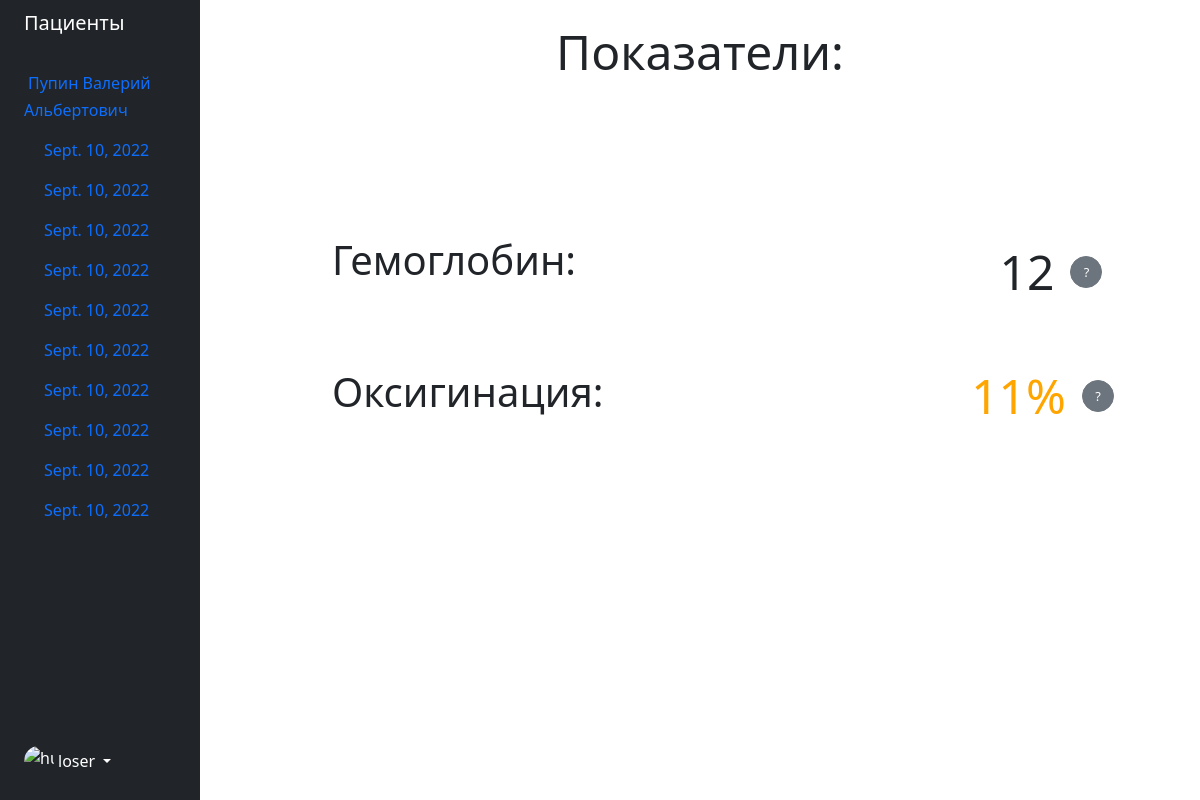
/main/6, run on an earlier commit of the app's database.
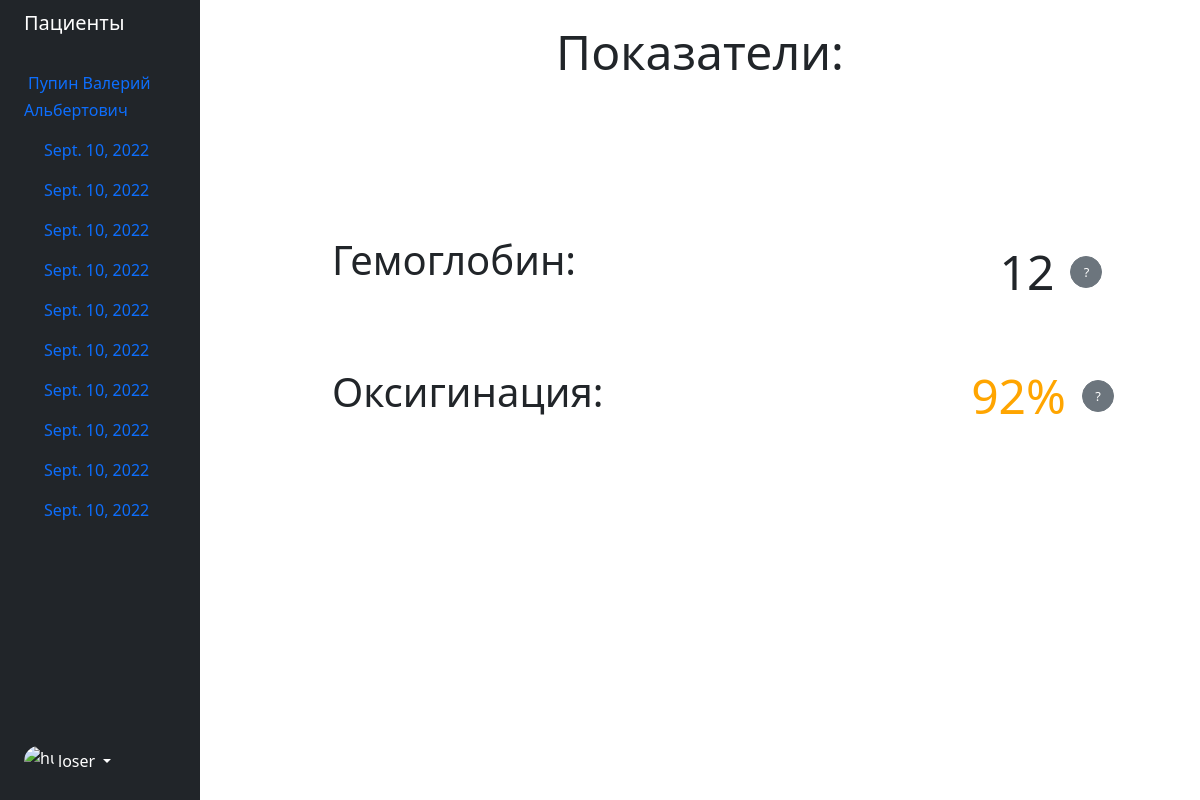
And on a later commit of the database.
### main_part/models.py (models this page shows)
class Measurements(models.Model):
    hemoglobin = models.CharField(max_length=150)
    oxygination = models.CharField(max_length=150)
    datetime = models.DateTimeField(default=django.utils.timezone.now)
    patient = models.ForeignKey(Patient, on_delete=models.CASCADE)

### main_part/views.py (the view)
# urls.py: path('<int:id>', detail_view, name='patient_page')
def detail_view(request, id):
    measurement = Measurements.objects.get(id=id)
    patients = Measurements.objects.all().order_by('hemoglobin')
    return render(request, 'main_part/detail_view.html', context={'measure': measurement, 'patient': patients})

### main_part/templates/main_part/detail_view.html (shortened to what this page needs)
{% extends 'main_part/doctor_template.html' %}
{% block li %}
    {% for it in patient %}
        <li class="w-100 ms-3">
        <a href="{% url 'patient_page' id=it.id %}" class="nav-link px-0"> <span class="d-none d-sm-inline">{{ it.datetime|date }}</span></a>
    </li>
    {% endfor %}
{% endblock %}
{% block body %}
    <div class="container" style="height: 100%">
        <div class="row">
            <span class="text-center" style="font-size: 3rem">Показатели:</span>
        </div>
        <div class="row" style="height: 30%; margin-top:16%">
            <div class="ms-5 align-items-center justify-content-center">
                <div class="d-flex">
                    <h1 class="ms-5">Гемоглобин:</h1>
                    <div class=" d-flex justify-content-end ms-3" style="width: 55%">
                        <span style="font-size: 3rem">{{ measure.hemoglobin }}</span>
                        <button style="border-radius: 50%; width: 2rem; height: 2rem; font-size: 0.8rem; margin-top: 1.2rem" type="button" class="btn btn-secondary ms-3" data-bs-toggle="tooltip"
                                data-bs-placement="bottom" title="?">
                            ?
                        </button>
                    </div>
                </div>
            </div>
            <div class="ms-5 justify-content-center">
                <div class="d-flex">
                    <h1 class="ms-5 mt-4">Оксигинация:</h1>
                    <div class=" d-flex justify-content-end" style="width: 55%">
                        {% if measure.oxygination < 91 %}
                            <span style="color: red; font-size: 3rem">{{ measure.oxygination }}%</span>{% else %}
                            <span class="mt-3"
                                  style="color: orange; font-size: 3rem">{{ measure.oxygination }}%</span>{% endif %}
                    <button style="border-radius: 50%; width: 2rem; height: 2rem; font-size: 0.8rem; margin-top: 2.3rem" type="button" class="btn btn-secondary ms-3" data-bs-toggle="tooltip"
                                data-bs-placement="bottom" title="?">
                            ?
                        </button>
                    </div>
                </div>
            </div>
        </div>
    </div>
{% endblock %}

### main_part/templates/main_part/doctor_template.html (shortened to what this page needs)
<!DOCTYPE html>
<html lang="en">
<head>
    <link href="https://cdn.jsdelivr.net/npm/bootstrap@5.0.2/dist/css/bootstrap.min.css" rel="stylesheet">
</head>
<body>
<div class="container-fluid">
    <div class="row flex-nowrap">
        <div class="col-auto col-md-3 col-xl-2 px-sm-2 px-0 bg-dark">
            <div class="d-flex flex-column align-items-center align-items-sm-start px-3 pt-2 text-white min-vh-100">
                <a href="{% url 'doctor_page' %}" class="d-flex align-items-center pb-3 mb-md-0 me-md-auto text-white text-decoration-none">
                    <span class="fs-5 d-none d-sm-inline">Пациенты</span>
                </a>
                <ul class="nav nav-pills flex-column mb-sm-auto mb-0 align-items-center align-items-sm-start" id="menu">
                    <li>
                        <a href="#submenu1" data-bs-toggle="collapse" class="nav-link px-0 align-middle">
                             <span class="ms-1 d-none d-sm-inline">Пупин Валерий Альбертович</span> </a>
                        <ul class="collapse show nav flex-column ms-1" id="submenu1" data-bs-parent="#menu">
                            {% block li %}
                            {% endblock %}
                        </ul>
                    </li>
                </ul>
                <div class="dropdown pb-4">
                    <a href="#" class="d-flex align-items-center text-white text-decoration-none dropdown-toggle" id="dropdownUser1" data-bs-toggle="dropdown" aria-expanded="false">
                        <img src="https://github.com/mdo.png" alt="hugenerd" width="30" height="30" class="rounded-circle">
                        <span class="d-none d-sm-inline mx-1">loser</span>
                    </a>
                </div>
            </div>
        </div>
        <div class="col py-3">
            {% block body %}
            {% endblock %}
        </div>
    </div>
</div>
</body>
</html>

What changed in the data, as far as the page shows it:
changed Measurements (number 3 of 10 on the later page): oxygination "11" → "92"
